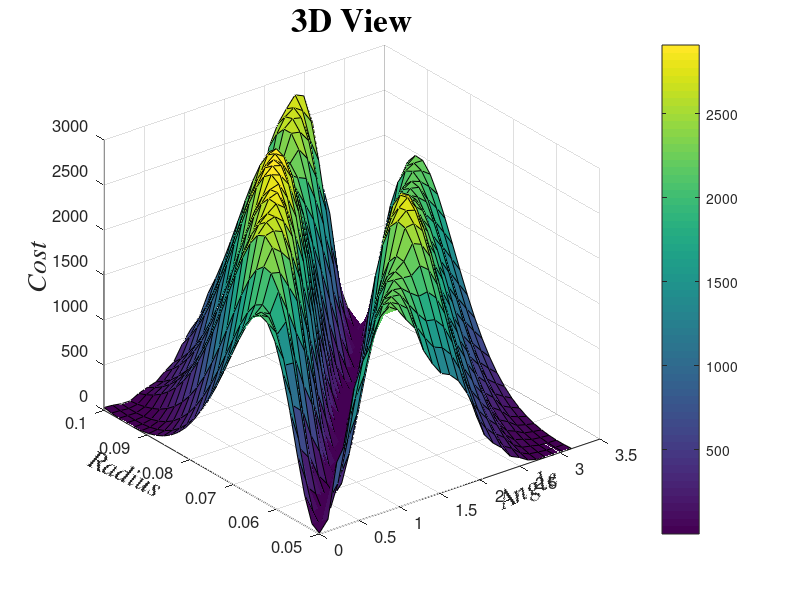
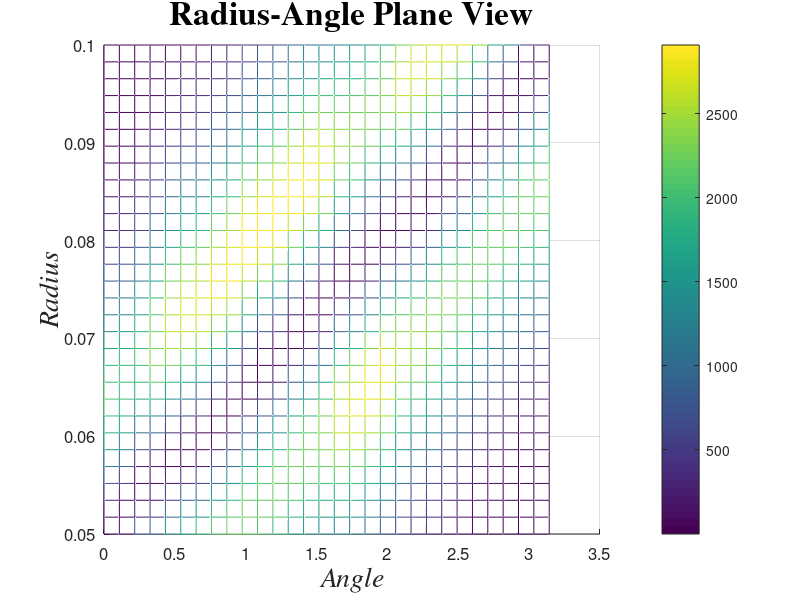
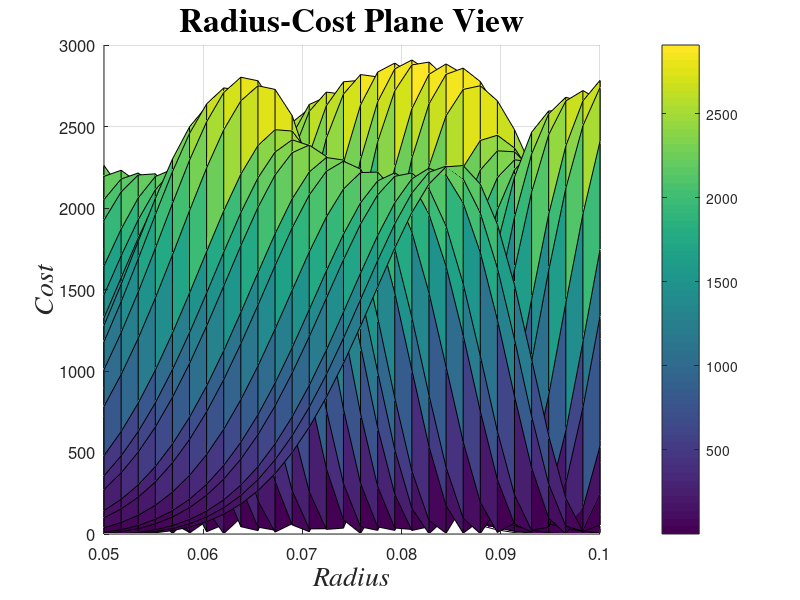
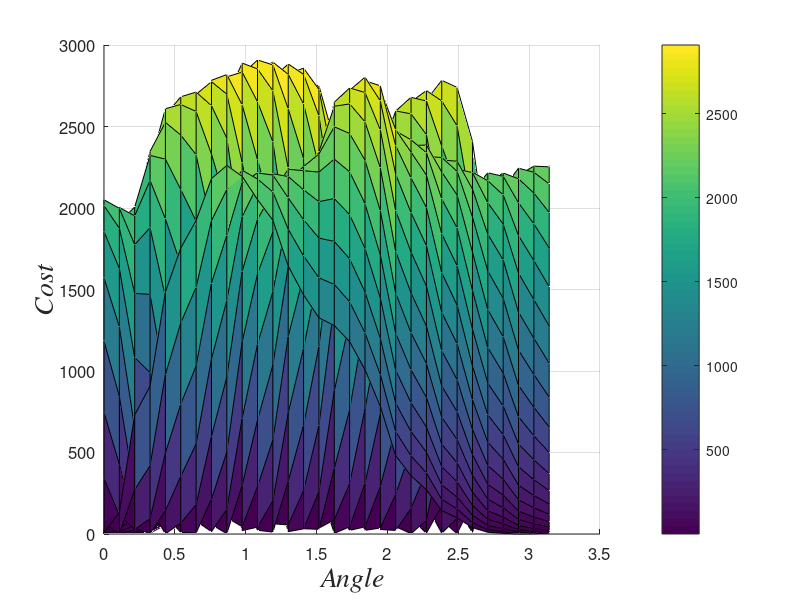

Here is the MATLAB script that generated these plots, in order:
clear
clc
warning off

% Load Data
Data=load('Desired_torque_fake2.txt');    %loading data
phi= Data(:,1);    %angles [rad]
desired_torque = Data(:, 2);

% Define Limits of Radius and Angle
rad_min=.05;
rad_max=.1;
ang_min=0;
ang_max=pi;

rad=rad_min:(rad_max-rad_min)/(length(phi)-1):rad_max;
ang=ang_min:(ang_max-ang_min)/(length(phi)-1):ang_max;

L = .26; % Length of Arm Definition
L0 = .45;
springStiffness = 1000;
     
for j=1:length(rad)
    
    for i=1:length(ang)
        for k = 1:length(phi)
        moment_arm(k) = (L*rad(j).*sin(ang(i)-phi(k)))./sqrt(rad(j).^2+L^2-(2*rad(j).*L*cos(ang(i)-phi(k))));   
        spring_length(k) = (sqrt(L^2+rad(j).^2-2*L*rad(j).*cos(ang(i)-phi(k))));
        displacement(k) = ((spring_length(k) - L0)./L0);
        spring_force(k) = -springStiffness*displacement(k);
            
         
        torque(k,:)= moment_arm(k).*spring_force(k);%(spring_length(k)-Lsp_rest).*(springStiffness);
        
        end
        
        tau_tot(:,i) = torque;
    end
    
    
 
end 


% For Loop for Cost

for k = 1:length(phi)
    new_torque(:,k) = desired_torque;
    cost(k,:) = (new_torque(:,k)-tau_tot(:,k)).^2;
    
end


% Plot Figures
figure(1)
surf(ang,rad,cost);colorbar;set(gca,'FontSize',12);
xlabel('Angle','FontName','Times','FontSize',20,'FontAngle','italic');
set(get(gca,'xlabel'),'rotation',25,'VerticalAlignment','bottom');
ylabel('Radius','FontName','Times','FontSize',20,'FontAngle','italic');
set(get(gca,'ylabel'),'rotation',-25,'VerticalAlignment','bottom');
zlabel('Cost','FontName','Times','FontSize',20,'FontAngle','italic');
title('3D View','FontName','Times','FontSize',24,'FontWeight','bold');

figure(2)
mesh(ang,rad,cost);view(0,90);colorbar;set(gca,'FontSize',12);
xlabel('Angle','FontName','Times','FontSize',20,'FontAngle','italic');
ylabel('Radius','FontName','Times','FontSize',20,'FontAngle','italic');
zlabel('Cost','FontName','Times','FontSize',20,'FontAngle','italic');
title('Radius-Angle Plane View','FontName','Times','FontSize',24,'FontWeight','bold');
 
figure(3)
surf(ang,rad,cost);view(90,0);colorbar;set(gca,'FontSize',12);
xlabel('Angle','FontName','Times','FontSize',20,'FontAngle','italic');
ylabel('Radius','FontName','Times','FontSize',20,'FontAngle','italic');
zlabel('Cost','FontName','Times','FontSize',20,'FontAngle','italic');
title('Radius-Cost Plane View','FontName','Times','FontSize',24,'FontWeight','bold');

figure(4)
surf(ang,rad,cost);view(0,0);colorbar;set(gca,'FontSize',12);
xlabel('Angle','FontName','Times','FontSize',20,'FontAngle','italic');
ylabel('Radius','FontName','Times','FontSize',20,'FontAngle','italic');
zlabel('Cost','FontName','Times','FontSize',20,'FontAngle','italic');
%title('Angle-Cost Plane View','FontName','Times','FontSize',24,'FontWeight','bold');